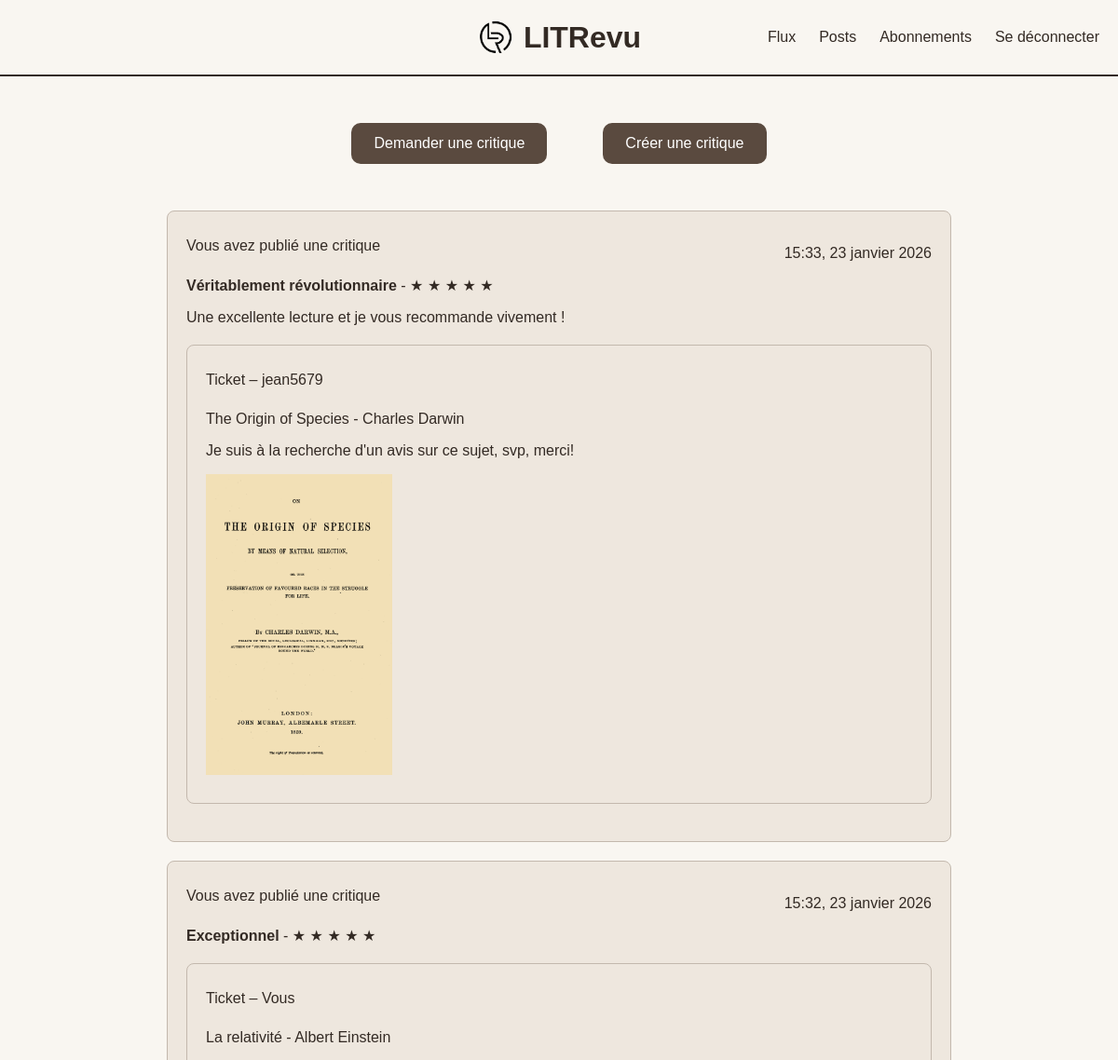
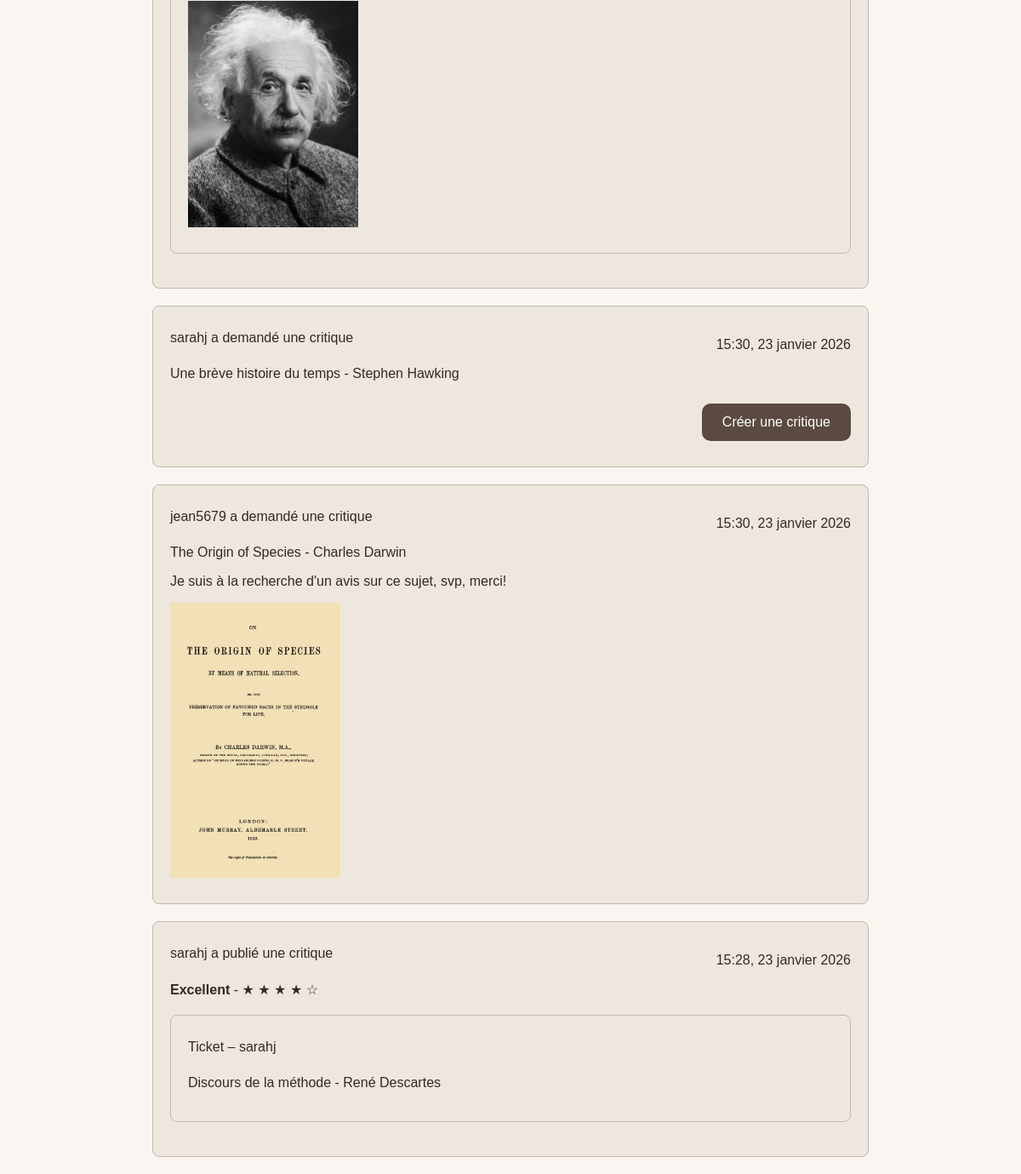
Page / (signed in) on the committed database (2 pictures, top to bottom).
### reviews/models.py (models this page shows, shortened)
class Review(models.Model):
    ticket = models.ForeignKey(
        to=Ticket,
        on_delete=models.CASCADE
    )
    rating = models.PositiveSmallIntegerField(
        validators=[MinValueValidator(0), MaxValueValidator(5)]
    )
    headline = models.CharField(max_length=128)
    body = models.TextField(max_length=8192, blank=True)
    user = models.ForeignKey(
        to=settings.AUTH_USER_MODEL,
        on_delete=models.CASCADE
    )
    time_created = models.DateTimeField(auto_now_add=True)

class Ticket(models.Model):
    title = models.CharField(max_length=128)
    description = models.TextField(max_length=2048, blank=True)
    user = models.ForeignKey(
        to=settings.AUTH_USER_MODEL,
        on_delete=models.CASCADE
    )
    image = models.ImageField(
        upload_to=ticket_image_upload_path,
        null=True,
        blank=True
    )
    time_created = models.DateTimeField(auto_now_add=True)

### authentication/models.py (models this page shows)
class User(AbstractUser):
    pass

### reviews/views.py (the view)
# urls.py: path('', views.FeedPageView.as_view(), name='feed'),
class FeedPageView(LoginRequiredMixin, View):
    template_name = 'reviews/feed.html'
    login_url = 'authentication:login'
    def get_users_viewable_tickets(self, user):
        tickets = Ticket.objects.filter(user=user)
        follows = UserFollows.objects.filter(user=user)
        for follow in follows:
            tickets = tickets | Ticket.objects.filter(
                user=follow.followed_user
            )
        tickets_to_remove = Ticket.objects.none()
        for ticket in tickets:
            if Review.objects.filter(ticket=ticket, user=ticket.user).exists():
                tickets_to_remove = tickets_to_remove | Ticket.objects.filter(
                    pk=ticket.pk
                )
        tickets = tickets.exclude(
            pk__in=tickets_to_remove.values_list('pk', flat=True)
        )
        return tickets
    def get_users_viewable_reviews(self, user):
        reviews = Review.objects.filter(user=user)
        follows = UserFollows.objects.filter(user=user)
        for follow in follows:
            reviews = reviews | Review.objects.filter(
                user=follow.followed_user
            )
        user_tickets = Ticket.objects.filter(user=user)
        for ticket in user_tickets:
            reviews = reviews | Review.objects.filter(ticket=ticket)
        return reviews
    def get(self, request):
        user = request.user
        tickets = self.get_users_viewable_tickets(user)
        tickets = tickets.annotate(content_type=Value('TICKET', CharField()))
        for ticket in tickets:
            ticket.has_review = Review.objects.filter(
                ticket=ticket
            ).exists()
            ticket.show_review_button = (
                    ticket.user != user
                    and not ticket.has_review
            )
        reviews = self.get_users_viewable_reviews(user)
        reviews = reviews.annotate(content_type=Value('REVIEW', CharField()))
        feed_items = sorted(
            chain(reviews, tickets),
            key=lambda item: item.time_created,
            reverse=True
        )
        return render(request, self.template_name, {'feed_items': feed_items})

### reviews/templates/reviews/feed.html
{% extends 'base.html' %}
{% block content %}
<div class="button-group">
    <a href="{% url 'reviews:ticket-create' %}" aria-label="Créer un ticket pour demander une critique" class="btn">
        Demander une critique
    </a>
    <a href="{% url 'reviews:ticket-and-review-create' %}" aria-label="Créer un ticket et une critique en une seule étape" class="btn">
        Créer une critique
    </a>
</div>
{% for item in feed_items %}
    {% if item.content_type == 'TICKET' %}
        {% include "reviews/snippets/ticket_card_snippet.html" with ticket=item embedded=False show_actions=False show_review_button=item.show_review_button %}
    {% endif %}
    {% if item.content_type == 'REVIEW' %}
        {% include "reviews/snippets/review_card_snippet.html" with review=item show_actions=False %}
    {% endif %}
    {% empty %}
    <p class="card-content">Votre flux est vide pour le moment. Créez un ticket ou une critique pour commencer !</p>
{% endfor %}
{% endblock content %}

### reviews/templates/reviews/snippets/review_card_snippet.html (shortened to what this page needs)
<div class="ticket-card">
    <div class="ticket-header">
        <p class="ticket-label">
            {% if review.user == request.user %}
                Vous avez publié une critique
            {% else %}
                {{ review.user.username }} a publié une critique
            {% endif %}
        </p>
        <p class="ticket-date">
            {{ review.time_created|date:"H:i, d F Y" }}
        </p>
    </div>
    <p class="ticket-title">
        <strong>{{ review.headline }}</strong> -
        {% for i in "12345"|make_list %}
            {% if forloop.counter <= review.rating %}
                &#9733;
            {% else %}
                &#9734;
            {% endif %}
        {% endfor %}
    </p>
    <p class="ticket-description">{{ review.body }}</p>
    {% include "reviews/snippets/ticket_card_snippet.html" with ticket=review.ticket embedded=True show_actions=False show_review_button=False %}
</div>

### reviews/templates/reviews/snippets/ticket_card_snippet.html (shortened to what this page needs)
<div class="ticket-card">
    <div class="ticket-header">
        <p class="ticket-label">
            {% if embedded %}
                Ticket –
                {% if ticket.user == request.user %}
                    Vous
                {% else %}
                    {{ ticket.user.username }}
                {% endif %}
            {% else %}
                {% if ticket.user == request.user %}
                    Vous avez publié un ticket
                {% else %}
                    {{ ticket.user.username }} a demandé une critique
                {% endif %}
            {% endif %}
        </p>
        {% if not embedded %}
            <p class="ticket-date">
                {{ ticket.time_created|date:"H:i, d F Y" }}
            </p>
        {% endif %}
    </div>
    <p class="ticket-title">
        {{ ticket.title|linebreaksbr }}
    </p>
    <p class="ticket-description">
        {{ ticket.description|linebreaksbr }}
    </p>
    {% if ticket.image %}
        <img src="{{ ticket.image.url }}" alt="Image du ticket {{ ticket.title }}" title="Image du ticket {{ ticket.title }}" class="ticket-image">
    {% endif %}
    {% if show_review_button %}
        <div class="ticket-actions">
            <a href="{% url 'reviews:review-create' ticket.id %}" aria-label="Créer une critique de {{ ticket.title }}"  class="btn">
                Créer une critique
            </a>
        </div>
    {% endif %}
</div>

### static/style.css (style rules this page uses)
:root { --color-background: #f9f6f1; --color-surface: #eee7de; --color-text: #332a24; --color-border: #c3b8ad; --color-accent: #5a4a3f; --color-accent-hover: #44372f; --color-placeholder: #756a61; --color-info: #291dc8; --color-error: #e30d0a; }
body { margin: 0; font-family: Arial, sans-serif; background-color: var(--color-background); color: var(--color-text); }
.btn, a.btn, button.btn { display: inline-flex; align-items: center; justify-content: center; box-sizing: border-box; padding: 12px 24px; margin: 10px 0; font-size: 1rem; font-family: inherit; line-height: normal; text-decoration: none !important; border: none; border-radius: 10px; background-color: var(--color-accent); color: white; cursor: pointer; height: 44px; transition: background-color 0.2s, outline 0.2s; -webkit-appearance: none; -moz-appearance: none; appearance: none; vertical-align: middle; }
.button-group { display: flex; justify-content: center; gap: 60px; margin: 40px 0; }
.ticket-card { max-width: 800px; margin: 20px auto; border: 1px solid var(--color-border); background-color: var(--color-surface); border-radius: 8px; padding: 20px; }
.ticket-header { display: flex; justify-content: space-between; align-items: center; }
.ticket-label { margin: 8px 0 24px 0; }
.ticket-title { margin: 0px 0; }
.ticket-description { margin: 16px 0; }
.ticket-image { display: block; max-width: 200px; margin: 10px 0; height: auto; }
.ticket-actions { display: flex; justify-content: flex-end; gap: 20px; margin-top: 10px; }

### rows in the picture
Review: shows "Vous avez publié une critique", time_created "15:33, 23 janvier 2026", headline "Véritablement révolutionnaire", rating 5 (drawn), body "Une excellente lecture et je vous recommande vivement !", image (picture)
Ticket: user.username "jean5679", title "The Origin of Species - Charles Darwin", description "Je suis à la recherche d'un avis sur ce sujet, svp, merci!", time_created "15:30, 23 janvier 2026", image (picture)
Review: shows "Vous avez publié une critique", time_created "15:32, 23 janvier 2026", headline "Exceptionnel", rating 5 (drawn), shows "Ticket –", image (picture)
Ticket: title "La relativité - Albert Einstein"
Ticket: user.username "sarahj", time_created "15:30, 23 janvier 2026", title "Une brève histoire du temps - Stephen Hawking"
Review: user.username "sarahj", time_created "15:28, 23 janvier 2026", headline "Excellent", rating 4 (drawn)
Ticket: user.username "sarahj", title "Discours de la méthode - René Descartes"
